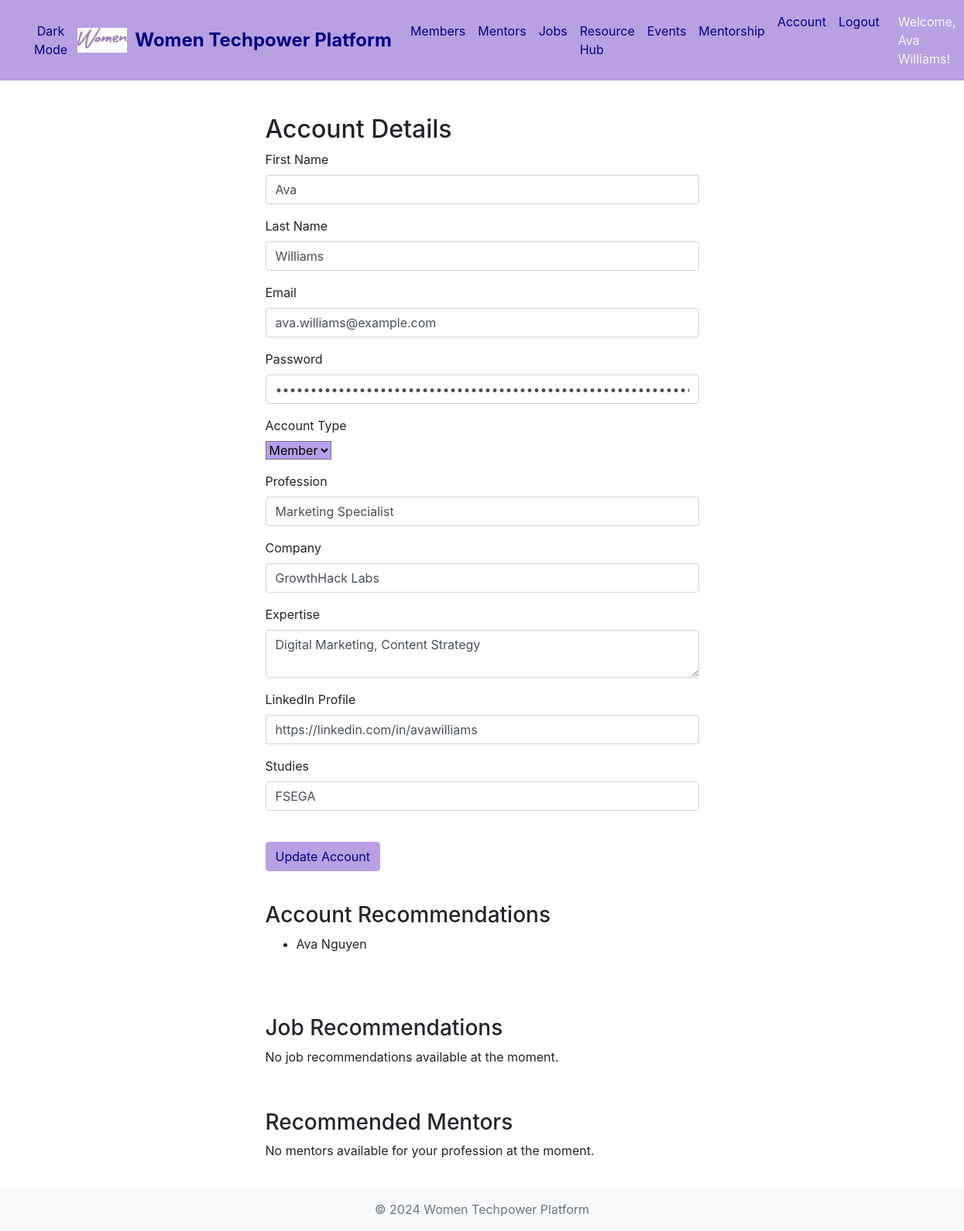
Page /account_details.php (signed in) on the committed database.
### tables this page shows
CREATE TABLE `members` (
  `id` int(11) NOT NULL,
  `first_name` varchar(50) NOT NULL,
  `last_name` varchar(50) NOT NULL,
  `email` varchar(100) NOT NULL,
  `pswd` varchar(255) NOT NULL,
  `profession` varchar(100) DEFAULT NULL,
  `company` varchar(100) DEFAULT NULL,
  `expertise` text DEFAULT NULL,
  `linkedin_profile` varchar(255) DEFAULT NULL,
  `status` enum('member','mentor','admin') DEFAULT 'member',
  `created_at` timestamp NOT NULL DEFAULT current_timestamp(),
  `studies` varchar(255) DEFAULT NULL
);

### account_details.php (the view, shortened to what this page needs)
<?php
include_once "includes/header.php";
$database = new Database();
$db = $database->getConnection();
$user_id = $_SESSION['user_id'];
$query = "SELECT * FROM members WHERE id = ?";
$stmt = $db->prepare($query);
$stmt->execute([$user_id]);
$user = $stmt->fetch(PDO::FETCH_ASSOC);
$recommendations = [];
if (!empty($user['profession'])) {
    $query = "SELECT first_name, last_name FROM members WHERE profession = ? AND id != ? LIMIT 10";
    $stmt = $db->prepare($query);
    $stmt->execute([$user['profession'], $user_id]);
    $recommendations = $stmt->fetchAll(PDO::FETCH_ASSOC);
}
$job_recommendations = [];
if (!empty($user['profession'])) {
    $query = "SELECT company, type, experience_level FROM jobs WHERE title LIKE ? LIMIT 10";
    $stmt = $db->prepare($query);
    $stmt->execute(['%' . $user['profession'] . '%']);
    $job_recommendations = $stmt->fetchAll(PDO::FETCH_ASSOC);
}
$mentee_recommendations = [];
if (!empty($user['profession'])) {
    $query = "SELECT first_name, last_name, email FROM members WHERE profession = ? AND status = 'member' AND id != ? LIMIT 10";
    $stmt = $db->prepare($query);
    $stmt->execute([$user['profession'], $user_id]);
    $mentee_recommendations = $stmt->fetchAll(PDO::FETCH_ASSOC);
}
$mentor_recommendations = [];
if (!empty($user['profession'])) {
    $query = "SELECT first_name, last_name, email FROM members WHERE profession = ? AND status = 'mentor' AND id != ? LIMIT 10";
    $stmt = $db->prepare($query);
    $stmt->execute([$user['profession'], $user_id]);
    $mentor_recommendations = $stmt->fetchAll(PDO::FETCH_ASSOC);
}
?>
<div class="form-container">
    <h2>Account Details</h2>
    <form method="POST">
        <div class="form-group">
            <label>First Name</label>
            <input type="text" name="first_name" class="form-control" value="<?php echo htmlspecialchars($user['first_name']); ?>" required>
        </div>
        <div class="form-group">
            <label>Last Name</label>
            <input type="text" name="last_name" class="form-control" value="<?php echo htmlspecialchars($user['last_name']); ?>" required>
        </div>
        <div class="form-group">
            <label>Email</label>
            <input type="email" name="email" class="form-control" value="<?php echo htmlspecialchars($user['email']); ?>" required>
        </div>
        <div class="form-group">
            <label>Password</label>
            <input type="password" name="pswd" class="form-control" value="<?php echo htmlspecialchars($user['pswd']); ?>" required>
        </div>
        <div class="form-group">
            <label>Account Type</label>
            <br />
            <select name="status" class="custom-dropdown" required>
                <option value="member" <?php echo $user['status'] === 'member' ? 'selected' : ''; ?>>Member</option>
            </select>
        </div>
        <div class="form-group">
            <label>Profession</label>
            <input type="text" name="profession" class="form-control" value="<?php echo htmlspecialchars($user['profession']); ?>">
        </div>
        <div class="form-group">
            <label>Company</label>
            <input type="text" name="company" class="form-control" value="<?php echo htmlspecialchars($user['company']); ?>">
        </div>
        <div class="form-group">
            <label>Expertise</label>
            <textarea name="expertise" class="form-control"><?php echo htmlspecialchars($user['expertise']); ?></textarea>
        </div>
        <div class="form-group">
            <label>LinkedIn Profile</label>
            <input type="url" name="linkedin_profile" class="form-control" value="<?php echo htmlspecialchars($user['linkedin_profile']); ?>">
        </div>
        <div class="form-group">
            <label>Studies</label>
            <input type="text" name="studies" class="form-control" value="<?php echo htmlspecialchars($user['studies']); ?>">
        </div>
        <br />
        <button type="submit" class="btn btn-primary">Update Account</button>
    </form>
</div>
<div class="form-container">
    <h3>Account Recommendations</h3>
    <?php if (count($recommendations) > 0): ?>
        <ul>
            <?php foreach ($recommendations as $recommendation): ?>
                <li><?php echo htmlspecialchars($recommendation['first_name'] . ' ' . $recommendation['last_name']); ?></li>
            <?php endforeach; ?>
        </ul>
    <?php else: ?>
        <p>No recommendations available at the moment.</p>
    <?php endif; ?>
</div>
<br/>
<div class="form-container">
    <h3>Job Recommendations</h3>
    <?php if (count($job_recommendations) > 0): ?>
        <ul>
            <?php foreach ($job_recommendations as $job): ?>
                <li>
                    <strong>Company:</strong> <?php echo htmlspecialchars($job['company']); ?><br>
                    <strong>Type:</strong> <?php echo htmlspecialchars($job['type']); ?><br>
                    <strong>Experience Level:</strong> <?php echo htmlspecialchars($job['experience_level']); ?>
                </li>
                <br>
            <?php endforeach; ?>
        </ul>
    <?php else: ?>
        <p>No job recommendations available at the moment.</p>
    <?php endif; ?>
</div>
<div class="form-container">
    <?php if ($user['status'] === 'mentor'): ?>
        <h3>Recommended Mentees</h3>
        <?php if (count($mentee_recommendations) > 0): ?>
            <ul>
                <?php foreach ($mentee_recommendations as $mentee): ?>
                    <li>
                        <strong><?php echo htmlspecialchars($mentee['first_name'] . ' ' . $mentee['last_name']); ?></strong><br>
                        <em>Email:</em> <?php echo htmlspecialchars($mentee['email']); ?>
                    </li>
                    <br>
                <?php endforeach; ?>
            </ul>
        <?php else: ?>
            <p>No mentees available for your profession at the moment.</p>
        <?php endif; ?>
    <?php elseif ($user['status'] === 'member'): ?>
        <h3>Recommended Mentors</h3>
        <?php if (count($mentor_recommendations) > 0): ?>
            <ul>
                <?php foreach ($mentor_recommendations as $mentor): ?>
                    <li>
                        <strong><?php echo htmlspecialchars($mentor['first_name'] . ' ' . $mentor['last_name']); ?></strong><br>
                        <em>Email:</em> <?php echo htmlspecialchars($mentor['email']); ?>
                    </li>
                    <br>
                <?php endforeach; ?>
            </ul>
        <?php else: ?>
            <p>No mentors available for your profession at the moment.</p>
        <?php endif; ?>
    <?php endif; ?>
</div>
<?php include_once "includes/footer.php"; ?>

### css/style.css (style rules this page uses)
body { min-height: 100vh; display: flex; flex-direction: column; }
.form-container { max-width: 600px; margin: 0 auto; padding: 20px; }
.btn-primary { background-color: #b9a0e3 !important; color: #000080 !important; border-color: #b9a0e3 !important; }
.custom-dropdown { background-color: #b79fed; }

### rows in the picture
members: first_name "Ava", last_name "Williams", email "ava.williams@example.com", status "Member", profession "Marketing Specialist", company "GrowthHack Labs", expertise "Digital Marketing, Content Strategy", linkedin_profile "https://linkedin.com/in/avawilliams", studies "FSEGA"

### other values in the picture
$_SESSION['user_name'] "Ava Williams"
$recommendation['first_name'] . ' ' . $recommendation['last_name'] "Ava Nguyen"
